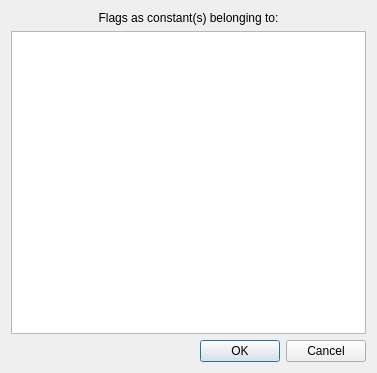
<?xml version="1.0" encoding="UTF-8"?>
<ui version="4.0">
 <class>selectConstantsGoupWindow</class>
 <widget class="QDialog" name="selectConstantsGoupWindow">
  <property name="geometry">
   <rect>
    <x>0</x>
    <y>0</y>
    <width>377</width>
    <height>373</height>
   </rect>
  </property>
  <property name="windowTitle">
   <string>Select Constants Group</string>
  </property>
  <layout class="QVBoxLayout" name="verticalLayout">
   <item>
    <widget class="QLabel" name="label">
     <property name="text">
      <string>Flags as constant(s) belonging to:</string>
     </property>
     <property name="alignment">
      <set>Qt::AlignCenter</set>
     </property>
    </widget>
   </item>
   <item>
    <widget class="QTableWidget" name="tableGroups">
     <property name="editTriggers">
      <set>QAbstractItemView::NoEditTriggers</set>
     </property>
     <property name="selectionMode">
      <enum>QAbstractItemView::SingleSelection</enum>
     </property>
     <property name="columnCount">
      <number>1</number>
     </property>
     <attribute name="horizontalHeaderVisible">
      <bool>false</bool>
     </attribute>
     <attribute name="horizontalHeaderStretchLastSection">
      <bool>true</bool>
     </attribute>
     <attribute name="verticalHeaderVisible">
      <bool>false</bool>
     </attribute>
     <attribute name="verticalHeaderDefaultSectionSize">
      <number>21</number>
     </attribute>
     <column/>
    </widget>
   </item>
   <item>
    <widget class="QDialogButtonBox" name="buttonBox">
     <property name="orientation">
      <enum>Qt::Horizontal</enum>
     </property>
     <property name="standardButtons">
      <set>QDialogButtonBox::Cancel|QDialogButtonBox::Ok</set>
     </property>
    </widget>
   </item>
  </layout>
 </widget>
 <resources/>
 <connections>
  <connection>
   <sender>buttonBox</sender>
   <signal>accepted()</signal>
   <receiver>selectConstantsGoupWindow</receiver>
   <slot>accept()</slot>
   <hints>
    <hint type="sourcelabel">
     <x>248</x>
     <y>254</y>
    </hint>
    <hint type="destinationlabel">
     <x>157</x>
     <y>274</y>
    </hint>
   </hints>
  </connection>
  <connection>
   <sender>buttonBox</sender>
   <signal>rejected()</signal>
   <receiver>selectConstantsGoupWindow</receiver>
   <slot>reject()</slot>
   <hints>
    <hint type="sourcelabel">
     <x>316</x>
     <y>260</y>
    </hint>
    <hint type="destinationlabel">
     <x>286</x>
     <y>274</y>
    </hint>
   </hints>
  </connection>
 </connections>
</ui>
